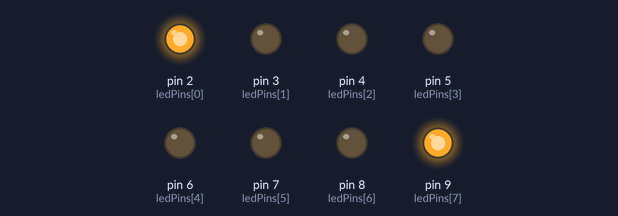
Recording of a sketch running on a simulated Arduino Uno, built with avr-gcc and run on an emulated ATmega328P. On the bench: output pins drawn as LEDs (lit = HIGH).

Above: at 0.15 s.
At 0.75 s:
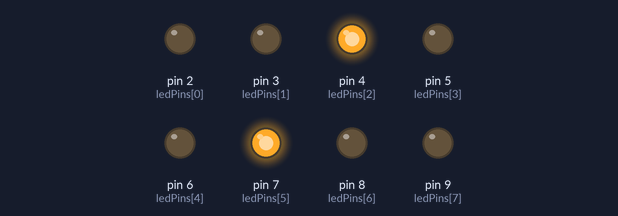
At 1.95 s:
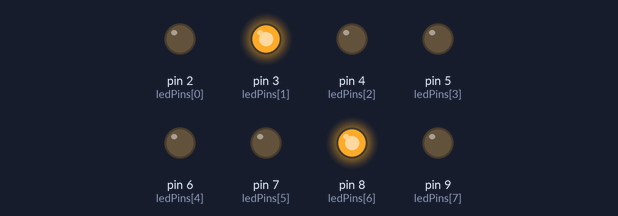
At 3.6 s:
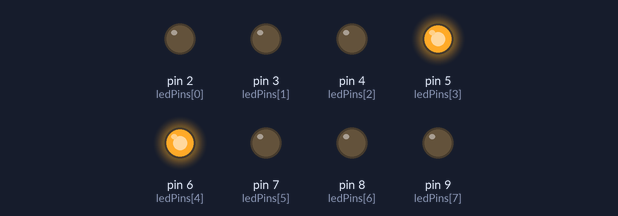
Timing chart, 0 to 5.5 s (numbered marks = the images above):
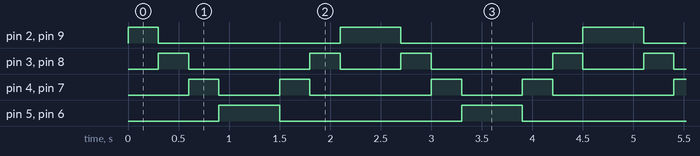

The sketch:

arduino_LED_salubong.ino
```cpp
int ledPins[] = {2,3,4,5,6,7,8,9};
int delayTime = 300; void setup() { for(int i = 0; i < 8; i++) pinMode(ledPins[i],OUTPUT);

}

void loop() {

digitalWrite(ledPins[0], HIGH);
digitalWrite(ledPins[1], LOW);
digitalWrite(ledPins[2], LOW);
digitalWrite(ledPins[3], LOW);
digitalWrite(ledPins[4], LOW);
digitalWrite(ledPins[5], LOW);
digitalWrite(ledPins[6], LOW);
digitalWrite(ledPins[7], HIGH);
delay(delayTime);
digitalWrite(ledPins[0], LOW);
digitalWrite(ledPins[1], HIGH);
digitalWrite(ledPins[2], LOW);
digitalWrite(ledPins[3], LOW);
digitalWrite(ledPins[4], LOW);
digitalWrite(ledPins[5], LOW);
digitalWrite(ledPins[6], HIGH);
digitalWrite(ledPins[7], LOW);
delay(delayTime);
digitalWrite(ledPins[0], LOW);
digitalWrite(ledPins[1], LOW);
digitalWrite(ledPins[2], HIGH);
digitalWrite(ledPins[3], LOW);
digitalWrite(ledPins[4], LOW);
digitalWrite(ledPins[5], HIGH);
digitalWrite(ledPins[6], LOW);
digitalWrite(ledPins[7], LOW);
delay(delayTime);
digitalWrite(ledPins[0], LOW);
digitalWrite(ledPins[1], LOW);
digitalWrite(ledPins[2], LOW);
digitalWrite(ledPins[3], HIGH);
digitalWrite(ledPins[4], HIGH);
digitalWrite(ledPins[5], LOW);
digitalWrite(ledPins[6], LOW);
digitalWrite(ledPins[7], LOW);
delay(delayTime);
digitalWrite(ledPins[0], LOW);
digitalWrite(ledPins[1], LOW);
digitalWrite(ledPins[2], LOW);
digitalWrite(ledPins[3], HIGH);
digitalWrite(ledPins[4], HIGH);
digitalWrite(ledPins[5], LOW);
digitalWrite(ledPins[6], LOW);
digitalWrite(ledPins[7], LOW);
delay(delayTime);
digitalWrite(ledPins[0], LOW);
digitalWrite(ledPins[1], LOW);
digitalWrite(ledPins[2], HIGH);
digitalWrite(ledPins[3], LOW);
digitalWrite(ledPins[4], LOW);
digitalWrite(ledPins[5], HIGH);
digitalWrite(ledPins[6], LOW);
digitalWrite(ledPins[7], LOW);
delay(delayTime);
digitalWrite(ledPins[0], LOW);
digitalWrite(ledPins[1], HIGH);
digitalWrite(ledPins[2], LOW);
digitalWrite(ledPins[3], LOW);
digitalWrite(ledPins[4], LOW);
digitalWrite(ledPins[5], LOW);
digitalWrite(ledPins[6], HIGH);
digitalWrite(ledPins[7], LOW);
delay(delayTime);
digitalWrite(ledPins[0], HIGH);
digitalWrite(ledPins[1], LOW);
digitalWrite(ledPins[2], LOW);
digitalWrite(ledPins[3], LOW);
digitalWrite(ledPins[4], LOW);
digitalWrite(ledPins[5], LOW);
digitalWrite(ledPins[6], LOW);
digitalWrite(ledPins[7], HIGH);
delay(delayTime);
}
```

Measured:
- by itself, pin 2 (ledPins[0]), pin 9 (ledPins[7]): repeats every 2.4 s: LOW 1.8 s, HIGH 0.60 s
- by itself, pin 3 (ledPins[1]), pin 8 (ledPins[6]): repeats every 2.4 s: LOW 1.2 s, HIGH 0.30 s, LOW 0.60 s, HIGH 0.30 s
- by itself, pin 4 (ledPins[2]), pin 7 (ledPins[5]): repeats every 2.4 s: LOW 0.60 s, HIGH 0.30 s, LOW 1.2 s, HIGH 0.30 s
- by itself, pin 5 (ledPins[3]), pin 6 (ledPins[4]): alternates HIGH for 0.60 s and LOW for 1.8 s
